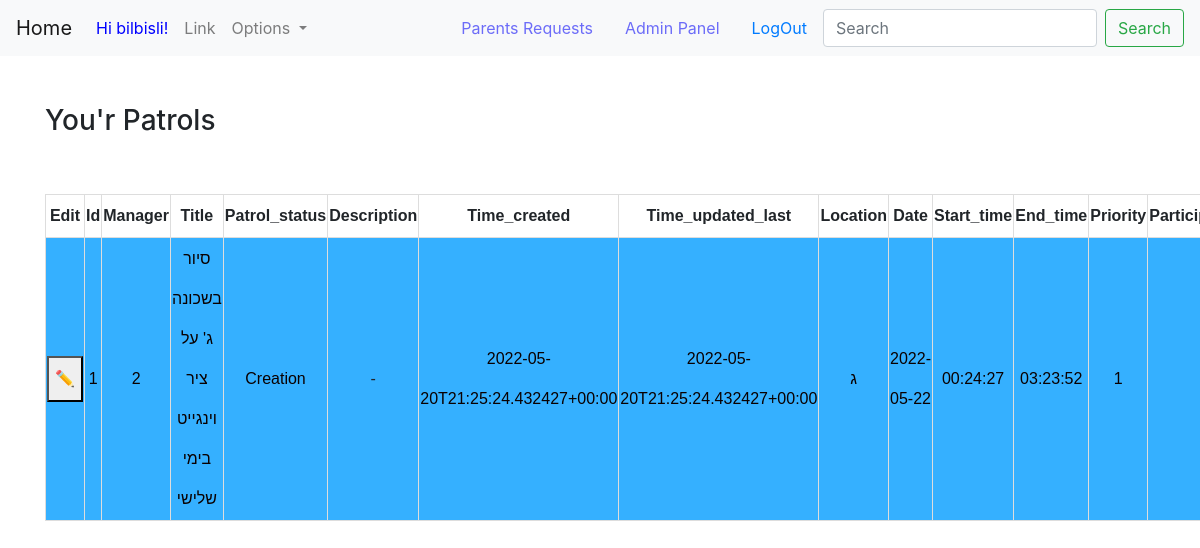
/mypage/ (signed in), run on an earlier commit of the app's database.
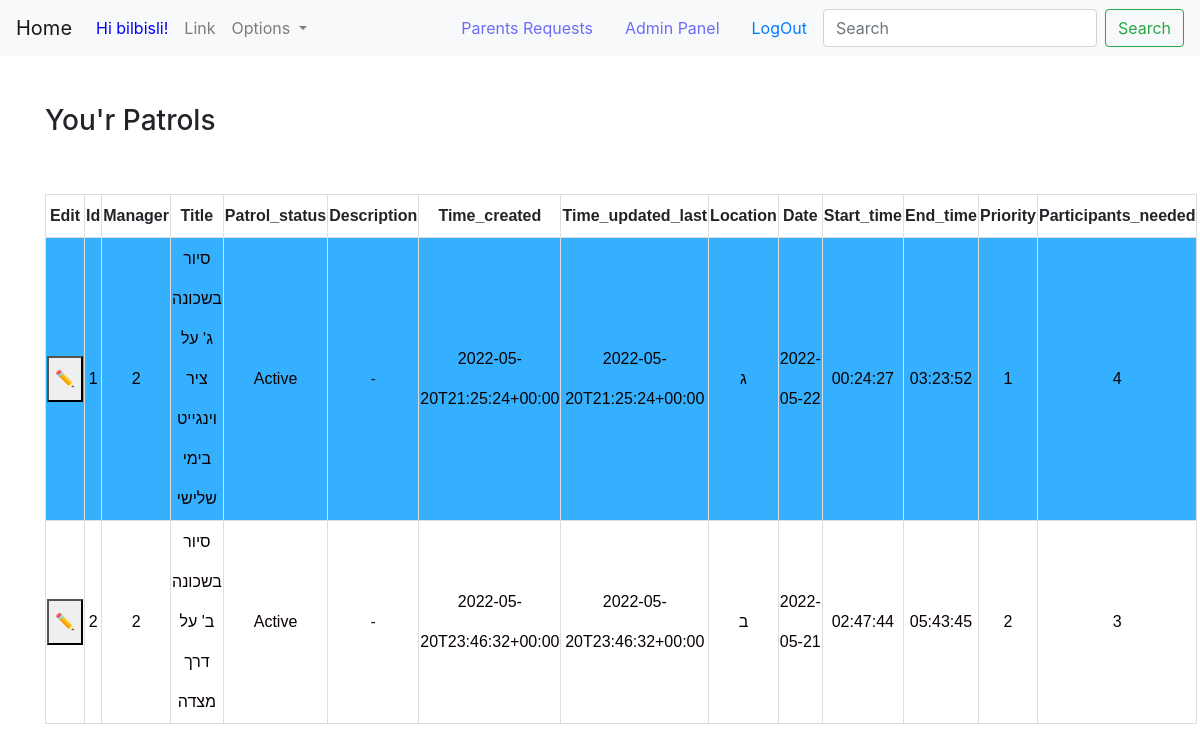
And on a later commit of the database.
### Patrols/models.py (models this page shows, shortened)
class Patrol(models.Model):
    class PatrolStatus(models.TextChoices):
        CREATION = "Creation"
        ACTIVE = "Active"
        ARCHIVE = "Archive"
    manager = models.ForeignKey(User, on_delete=models.CASCADE, related_name='patrols', null=False)
    title = models.CharField('title', max_length=MEDIUM_STRING)
    patrol_status = models.CharField('patrol status', max_length=MIN_STRING, null=True, choices=PatrolStatus.choices,
                                     default=PatrolStatus.CREATION)
    description = models.TextField('summary', max_length=MAX_STRING, null=True, blank=True)
    time_created = models.DateTimeField('time created', default=current_time, null=False)
    time_updated_last = models.DateTimeField('last updated', default=current_time, null=False)
    location = models.CharField(max_length=MEDIUM_STRING, choices=get_locations())
    date = models.DateField('date', default=current_time, null=False)
    start_time = models.TimeField('start time', default=current_time, null=False)
    end_time = models.TimeField('end time', default=current_time() + timezone.timedelta(hours=3), null=False)
    priority = models.IntegerField('priority', default=get_priority())
    participants_needed = models.IntegerField('participants needed', default=get_patrol_size())
    reactions = models.ManyToManyField(User, related_name='reactions', blank=True)
    approved_reactions = models.ManyToManyField(User, related_name='approved_reactions', blank=True)
    users_participated = models.ManyToManyField(User, related_name='participants', blank=True)
    def get_fields_values(self):
        return [(field.name, field.value_to_string(self)) for field in Patrol._meta.fields]

### Authentication/views.py (the view)
# urls.py: path('mypage/', AuthenticationV.residentPage, name='resident_page'),
def residentPage(request):
    objects = PatrolModels.Patrol.objects.filter(manager=request.user)
    fields = PatrolModels.Patrol._meta.get_fields()[:-3]
    type = "patrol"
    context = {
        'objects': objects,
        'fields': fields,
        'type': type
    }
    return render(request, 'Authentication/residentPage.html', context)

### HomePage/templates/Authentication/residentPage.html (shortened to what this page needs)
{% extends 'base.html' %}
{% block content %}
<html lang="en">
<head>
</head>
<body>
<br><br>
    <h3>You'r Patrols</h3>
    <br><br>
    <table>
      <tr>
            <th>Edit</th>
          {% for x in fields %}
            <th>{{ x.name }}</th>
          {% endfor %}
      </tr>
        {% for obj in objects %}
            <tr>
                <td><a href="{% url 'adminEdit' %}?EditObject={{ type }}{{ obj.id }}"><button>✏️</button></a></td>
            {% for name, value in obj.get_fields_values %}
                {% if value %}
                    <td>
                    <a href="{% url 'patrol_page' obj.pk %}" style="color:#0A0000; font-weight:500">
                                    {{ value }}
                                </a>
                        </td>
                {% else %}
                    <td>-</td>
                {% endif %}
            {% endfor %}
            </tr>
        {% endfor %}
    </table>
</body>
</html>
{% endblock %}

What changed in the data, as far as the page shows it:
changed Patrol "סיור בשכונה ג' על ציר וינגייט בימי שלישי": patrol_status "Creation" → "Active" (drawn)
added Patrol: get_fields_values "2" "2" "סיור בשכונה ב' על דרך מצדה" "Active" "2022-05-20T23:46:32+00:00" "2022-05-20T23:46:32+00:00" "ב" "2022-05-21" "02:47:44" "05:43:45" "2" "3"
Also different on the page:
new list line: "Active"
new list line: "2022-05-20T21:25:24+00:00"
new list line: "4"
list line gone: "Creation"
list line gone: "2022-05-20T21:25:24.432427+00:00"
